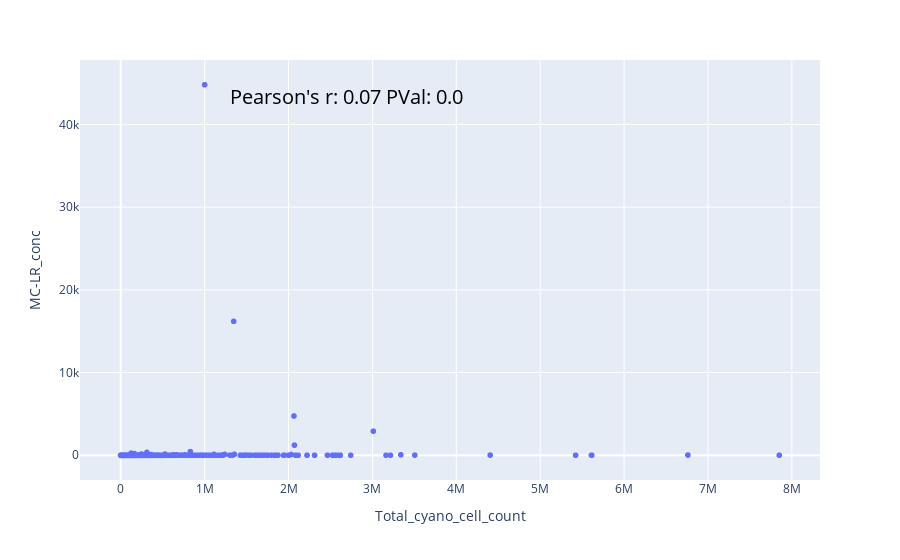
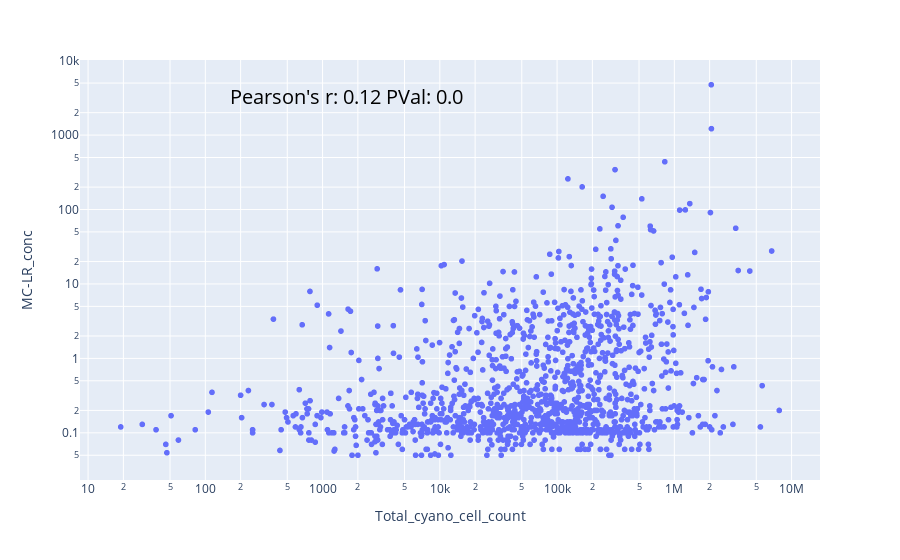

Notebook code for these charts, in order:
### Code cell
# Plot 1 Cell Count vs MCLR
corr = stats.pearsonr(CellCountVsMCLR['MC-LR_conc'], CellCountVsMCLR['Total_cyano_cell_count'])
fig = px.scatter(CellCountVsMCLR, x = 'Total_cyano_cell_count', y = 'MC-LR_conc')
# add annotation
fig.add_annotation(dict(font=dict(color='black',size=20),
                                        x=0.2,
                                        y=0.95,
                                        showarrow=False,
                                        text= "Pearson's r: " + str(round(corr[0], 2)) +"\nPVal: " + str(round(corr[1], 2)),
                                        textangle=0,
                                        xanchor='left',
                                        xref="paper",
                                        yref="paper"))
fig.show()

## Remove Berry Creek Reservoir and Isle lake from the dataset

df = CellCountVsMCLR[~CellCountVsMCLR['Waterbody_name'].isin(['Berry Creek Reservoir', 'Isle Lake'])]
corr = stats.pearsonr(df['MC-LR_conc'], df['Total_cyano_cell_count'])
fig = px.scatter(df, x = 'Total_cyano_cell_count', y = 'MC-LR_conc',
                log_x=True,log_y=True)
fig.add_annotation(dict(font=dict(color='black',size=20),
                                        x=0.2,
                                        y=0.95,
                                        showarrow=False,
                                        text= "Pearson's r: " + str(round(corr[0], 2)) +"\nPVal: " + str(round(corr[1], 2)),
                                        textangle=0,
                                        xanchor='left',
                                        xref="paper",
                                        yref="paper"))
fig.show()

### Figure 1 — Plotly figure (JSON) as saved in the notebook; plotly's stock layout.template omitted (floating-point values rounded to 4 significant figures; data arrays with more than 128 entries replaced by an {"elided": "..."} marker saying what was removed)
{"data": [{"hovertemplate": "Total_cyano_cell_count=%{x}<br>MC-LR_conc=%{y}<extra></extra>", "legendgroup": "", "marker": {"color": "#636efa", "symbol": "circle"}, "mode": "markers", "name": "", "showlegend": false, "type": "scattergl", "x": {"elided": "2042 int values"}, "xaxis": "x", "y": {"elided": "2042 float values"}, "yaxis": "y"}], "layout": {"annotations": [{"font": {"color": "black", "size": 20}, "showarrow": false, "text": "Pearson's r: 0.07\nPVal: 0.0", "textangle": 0, "x": 0.2, "xanchor": "left", "xref": "paper", "y": 0.95, "yref": "paper"}], "legend": {"tracegroupgap": 0}, "margin": {"t": 60}, "xaxis": {"anchor": "y", "domain": [0, 1], "title": {"text": "Total_cyano_cell_count"}}, "yaxis": {"anchor": "x", "domain": [0, 1], "title": {"text": "MC-LR_conc"}}}}

### Figure 2 — Plotly figure (JSON) as saved in the notebook; plotly's stock layout.template omitted (floating-point values rounded to 4 significant figures; data arrays with more than 128 entries replaced by an {"elided": "..."} marker saying what was removed)
{"data": [{"hovertemplate": "Total_cyano_cell_count=%{x}<br>MC-LR_conc=%{y}<extra></extra>", "legendgroup": "", "marker": {"color": "#636efa", "symbol": "circle"}, "mode": "markers", "name": "", "showlegend": false, "type": "scattergl", "x": {"elided": "1964 int values"}, "xaxis": "x", "y": {"elided": "1964 float values"}, "yaxis": "y"}], "layout": {"annotations": [{"font": {"color": "black", "size": 20}, "showarrow": false, "text": "Pearson's r: 0.12\nPVal: 0.0", "textangle": 0, "x": 0.2, "xanchor": "left", "xref": "paper", "y": 0.95, "yref": "paper"}], "legend": {"tracegroupgap": 0}, "margin": {"t": 60}, "xaxis": {"anchor": "y", "domain": [0, 1], "title": {"text": "Total_cyano_cell_count"}, "type": "log"}, "yaxis": {"anchor": "x", "domain": [0, 1], "title": {"text": "MC-LR_conc"}, "type": "log"}}}
